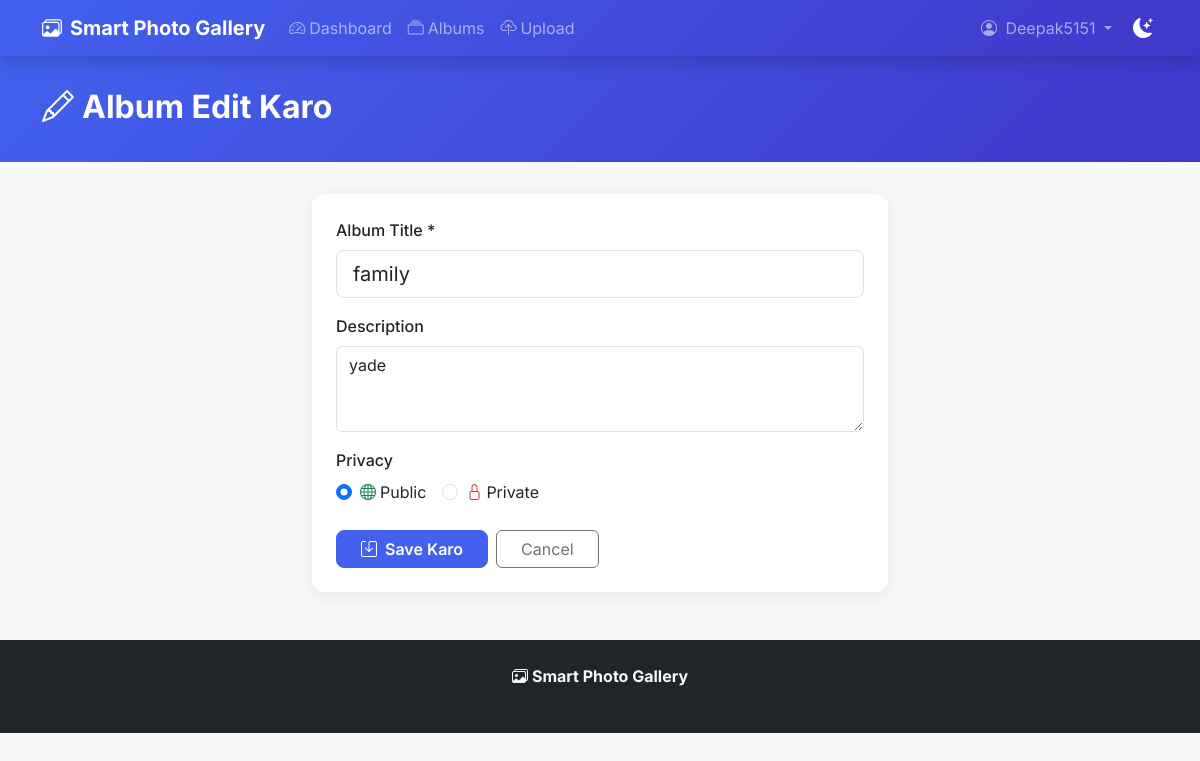
/albums/edit.php?id=10 (signed in), run on the app's committed database.
### tables this page shows
CREATE TABLE `albums` (
  `id` int(11) NOT NULL,
  `user_id` int(11) NOT NULL,
  `title` varchar(100) NOT NULL,
  `description` text DEFAULT NULL,
  `cover_photo` varchar(255) DEFAULT NULL,
  `status` enum('public','private') DEFAULT 'public',
  `created_at` timestamp NOT NULL DEFAULT current_timestamp(),
  `updated_at` timestamp NOT NULL DEFAULT current_timestamp() ON UPDATE current_timestamp()
);

### includes/functions.php (called while the page is built, shortened)
<?php
function sanitize($input) {
    return htmlspecialchars(trim($input), ENT_QUOTES, 'UTF-8');
}
?>

### albums/edit.php (the view, shortened to what this page needs)
<?php
require_once '../config/database.php';
$user_id  = $_SESSION['user_id'];
$album_id = (int)($_GET['id'] ?? 0);
$stmt = $pdo->prepare("SELECT * FROM albums WHERE id = ? AND user_id = ?");
$stmt->execute([$album_id, $user_id]);
$album = $stmt->fetch();
require_once '../includes/header.php';
require_once '../includes/navbar.php';
?>
<div class="page-header">
  <div class="container">
    <h2 class="fw-bold mb-1"><i class="bi bi-pencil me-2"></i>Album Edit Karo</h2>
  </div>
</div>
<div class="container pb-5" style="max-width:600px">
  <div class="card p-4">
    <form method="POST">
      <div class="mb-3">
        <label class="form-label fw-medium">Album Title *</label>
        <input type="text" name="title" class="form-control form-control-lg"
               value="<?= sanitize($_POST['title'] ?? $album['title']) ?>" required>
      </div>
      <div class="mb-3">
        <label class="form-label fw-medium">Description</label>
        <textarea name="description" class="form-control" rows="3"
                ><?= sanitize($_POST['description'] ?? $album['description']) ?></textarea>
      </div>
      <div class="mb-4">
        <label class="form-label fw-medium">Privacy</label>
        <div class="d-flex gap-3">
          <div class="form-check">
            <input class="form-check-input" type="radio" name="status"
                   value="public" id="public"
                   <?= ($album['status']==='public') ? 'checked' : '' ?>>
            <label class="form-check-label" for="public">
              <i class="bi bi-globe me-1 text-success"></i>Public
            </label>
          </div>
          <div class="form-check">
            <input class="form-check-input" type="radio" name="status"
                   value="private" id="private"
                   <?= ($album['status']==='private') ? 'checked' : '' ?>>
            <label class="form-check-label" for="private">
              <i class="bi bi-lock me-1 text-danger"></i>Private
            </label>
          </div>
        </div>
      </div>
      <div class="d-flex gap-2">
        <button type="submit" class="btn btn-primary px-4 fw-semibold">
          <i class="bi bi-save me-2"></i>Save Karo
        </button>
        <a href="<?= BASE_URL ?>/albums/index.php"
           class="btn btn-outline-secondary px-4">Cancel</a>
      </div>
    </form>
  </div>
</div>
<?php require_once '../includes/footer.php'; ?>

### assets/css/style.css (style rules this page uses)
body { font-family: 'Inter', sans-serif; background-color: #f8f9fa; }
:root { --primary: #4361ee; --secondary: #3f37c9; --radius: 12px; --shadow: 0 4px 20px rgba(0,0,0,0.08); --transition: all 0.3s ease; }
.card { border: none; border-radius: var(--radius); box-shadow: var(--shadow); transition: var(--transition); }
.btn-primary { background: var(--primary); border-color: var(--primary); border-radius: 8px; }
.page-header { background: linear-gradient(135deg, var(--primary), var(--secondary)); color: white; padding: 2rem 0; margin-bottom: 2rem; }

### data on the page
albums: title "family", description "yade", status "☑ Public", status "☐ Private"

### other printed values
SITE_NAME "Smart Photo Gallery"
$_SESSION['username'] "Deepak5151"
